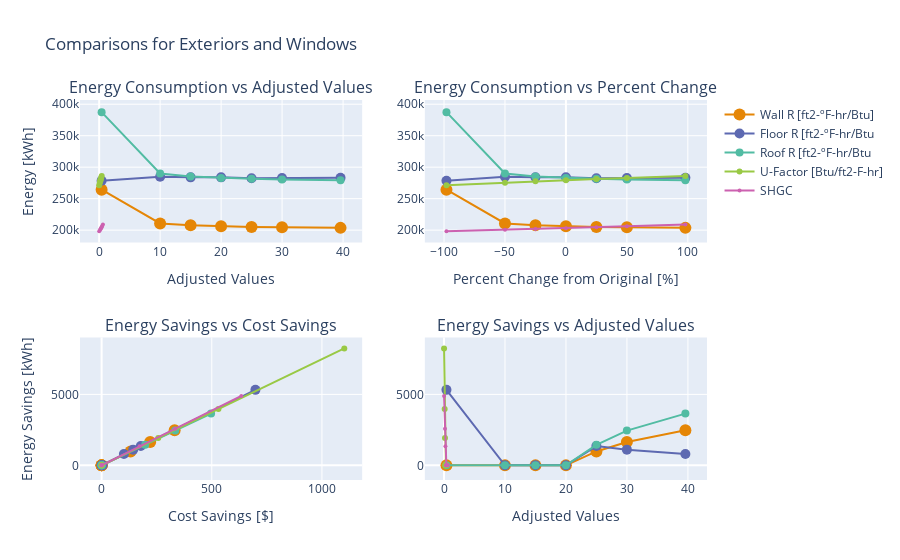
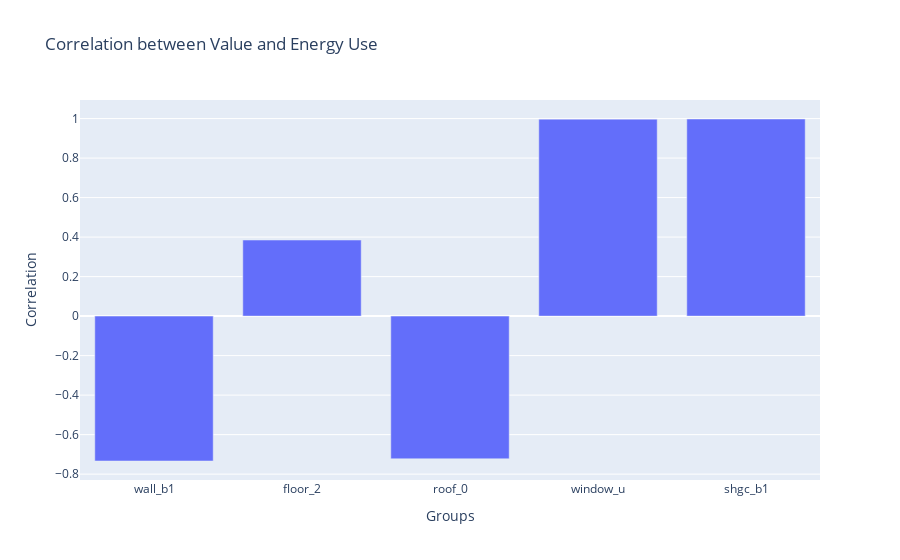

The cell these charts' notebook holds for them, in order:
### Markdown cell above
# Ext Surfaces + SHGV + U Window

### Code cell
data = get_group("Exteriors and Windows", False)
four_compare(data[0], data[1], data[2], data[3])
correlations(data[1], data[2])

### Figure 1 — Plotly figure (JSON) as saved in the notebook; plotly's stock layout.template omitted (floating-point values rounded to 4 significant figures)
{"data": [{"legendgroup": "Groups", "line": {"color": "rgb(229, 134, 6)"}, "marker": {"size": 12.0}, "mode": "lines+markers", "name": "Wall R [ft2-ºF-hr/Btu]", "showlegend": true, "type": "scatter", "x": [0.3999, 9.996, 14.99, 19.99, 24.99, 29.99, 39.59], "xaxis": "x", "y": [264200.0, 210700.0, 207700.0, 206100.0, 205100.0, 204400.0, 203600.0], "yaxis": "y"}, {"legendgroup": "Groups", "line": {"color": "rgb(93, 105, 177)"}, "marker": {"size": 10.0}, "mode": "lines+markers", "name": "Floor R [ft2-ºF-hr/Btu", "showlegend": true, "type": "scatter", "x": [0.3999, 9.996, 14.99, 19.99, 24.99, 29.99, 39.59], "xaxis": "x", "y": [278600.0, 284800.0, 283900.0, 283900.0, 282500.0, 282800.0, 283100.0], "yaxis": "y"}, {"legendgroup": "Groups", "line": {"color": "rgb(82, 188, 163)"}, "marker": {"size": 8.003}, "mode": "lines+markers", "name": "Roof R [ft2-ºF-hr/Btu", "showlegend": true, "type": "scatter", "x": [0.3999, 9.996, 14.99, 19.99, 24.99, 29.99, 39.59], "xaxis": "x", "y": [387500.0, 289900.0, 285300.0, 282900.0, 281500.0, 280500.0, 279300.0], "yaxis": "y"}, {"legendgroup": "Groups", "line": {"color": "rgb(153, 201, 69)"}, "marker": {"size": 6.004}, "mode": "lines+markers", "name": "U-Factor [Btu/ft2-F-hr]", "showlegend": true, "type": "scatter", "x": [0.004227, 0.1057, 0.1585, 0.2113, 0.2642, 0.317, 0.4185], "xaxis": "x", "y": [271100.0, 275400.0, 277500.0, 279400.0, 281200.0, 282800.0, 285900.0], "yaxis": "y"}, {"legendgroup": "Groups", "line": {"color": "rgb(204, 97, 176)"}, "marker": {"size": 4.005}, "mode": "lines+markers", "name": "SHGC", "showlegend": true, "type": "scatter", "x": [0.0062, 0.155, 0.2325, 0.31, 0.3875, 0.465, 0.6138], "xaxis": "x", "y": [198200.0, 200500.0, 201800.0, 203100.0, 204600.0, 206100.0, 209200.0], "yaxis": "y"}, {"legendgroup": "Groups", "line": {"color": "rgb(229, 134, 6)"}, "marker": {"size": 12.0}, "mode": "lines+markers", "name": "wall_b1", "showlegend": false, "type": "scatter", "x": [-98, -50, -25, 0, 25, 50, 98], "xaxis": "x2", "y": [264200.0, 210700.0, 207700.0, 206100.0, 205100.0, 204400.0, 203600.0], "yaxis": "y2"}, {"legendgroup": "Groups", "line": {"color": "rgb(93, 105, 177)"}, "marker": {"size": 10.0}, "mode": "lines+markers", "name": "floor_2", "showlegend": false, "type": "scatter", "x": [-98, -50, -25, 0, 25, 50, 98], "xaxis": "x2", "y": [278600.0, 284800.0, 283900.0, 283900.0, 282500.0, 282800.0, 283100.0], "yaxis": "y2"}, {"legendgroup": "Groups", "line": {"color": "rgb(82, 188, 163)"}, "marker": {"size": 8.003}, "mode": "lines+markers", "name": "roof_0", "showlegend": false, "type": "scatter", "x": [-98, -50, -25, 0, 25, 50, 98], "xaxis": "x2", "y": [387500.0, 289900.0, 285300.0, 282900.0, 281500.0, 280500.0, 279300.0], "yaxis": "y2"}, {"legendgroup": "Groups", "line": {"color": "rgb(153, 201, 69)"}, "marker": {"size": 6.004}, "mode": "lines+markers", "name": "window_u", "showlegend": false, "type": "scatter", "x": [-98, -50, -25, 0, 25, 50, 98], "xaxis": "x2", "y": [271100.0, 275400.0, 277500.0, 279400.0, 281200.0, 282800.0, 285900.0], "yaxis": "y2"}, {"legendgroup": "Groups", "line": {"color": "rgb(204, 97, 176)"}, "marker": {"size": 4.005}, "mode": "lines+markers", "name": "shgc_b1", "showlegend": false, "type": "scatter", "x": [-98, -50, -25, 0, 25, 50, 98], "xaxis": "x2", "y": [198200.0, 200500.0, 201800.0, 203100.0, 204600.0, 206100.0, 209200.0], "yaxis": "y2"}, {"legendgroup": "Groups", "line": {"color": "rgb(229, 134, 6)"}, "marker": {"size": 12.0}, "mode": "lines+markers", "name": "wall_b1", "showlegend": false, "type": "scatter", "x": [0, 0, 0, 0, 131.6, 220.6, 331.5], "xaxis": "x3", "y": [0, 0, 0, 0, 981.5, 1651.0, 2480.0], "yaxis": "y3"}, {"legendgroup": "Groups", "line": {"color": "rgb(93, 105, 177)"}, "marker": {"size": 10.0}, "mode": "lines+markers", "name": "floor_2", "showlegend": false, "type": "scatter", "x": [698.1, 0, 4.59, 0, 177.9, 143.4, 101.2], "xaxis": "x3", "y": [5318.0, 0, 15.32, 0, 1361.0, 1109.0, 798.6], "yaxis": "y3"}, {"legendgroup": "Groups", "line": {"color": "rgb(82, 188, 163)"}, "marker": {"size": 8.003}, "mode": "lines+markers", "name": "roof_0", "showlegend": false, "type": "scatter", "x": [0, 0, 0, 0, 197.9, 334.2, 496.8], "xaxis": "x3", "y": [0, 0, 0, 0, 1448.0, 2451.0, 3647.0], "yaxis": "y3"}, {"legendgroup": "Groups", "line": {"color": "rgb(153, 201, 69)"}, "marker": {"size": 6.004}, "mode": "lines+markers", "name": "window_u", "showlegend": false, "type": "scatter", "x": [1101.0, 530.3, 257.2, 0, 0, 0, 0], "xaxis": "x3", "y": [8241.0, 3962.0, 1921.0, 0, 0, 0, 0], "yaxis": "y3"}, {"legendgroup": "Groups", "line": {"color": "rgb(204, 97, 176)"}, "marker": {"size": 4.005}, "mode": "lines+markers", "name": "shgc_b1", "showlegend": false, "type": "scatter", "x": [634.2, 333.8, 172.3, 0, 0, 0, 0], "xaxis": "x3", "y": [4894.0, 2584.0, 1346.0, 0, 0, 0, 0], "yaxis": "y3"}, {"legendgroup": "Groups", "line": {"color": "rgb(229, 134, 6)"}, "marker": {"size": 12.0}, "mode": "lines+markers", "name": "wall_b1", "showlegend": false, "type": "scatter", "x": [0.3999, 9.996, 14.99, 19.99, 24.99, 29.99, 39.59], "xaxis": "x4", "y": [0, 0, 0, 0, 981.5, 1651.0, 2480.0], "yaxis": "y4"}, {"legendgroup": "Groups", "line": {"color": "rgb(93, 105, 177)"}, "marker": {"size": 10.0}, "mode": "lines+markers", "name": "floor_2", "showlegend": false, "type": "scatter", "x": [0.3999, 9.996, 14.99, 19.99, 24.99, 29.99, 39.59], "xaxis": "x4", "y": [5318.0, 0, 15.32, 0, 1361.0, 1109.0, 798.6], "yaxis": "y4"}, {"legendgroup": "Groups", "line": {"color": "rgb(82, 188, 163)"}, "marker": {"size": 8.003}, "mode": "lines+markers", "name": "roof_0", "showlegend": false, "type": "scatter", "x": [0.3999, 9.996, 14.99, 19.99, 24.99, 29.99, 39.59], "xaxis": "x4", "y": [0, 0, 0, 0, 1448.0, 2451.0, 3647.0], "yaxis": "y4"}, {"legendgroup": "Groups", "line": {"color": "rgb(153, 201, 69)"}, "marker": {"size": 6.004}, "mode": "lines+markers", "name": "window_u", "showlegend": false, "type": "scatter", "x": [0.004227, 0.1057, 0.1585, 0.2113, 0.2642, 0.317, 0.4185], "xaxis": "x4", "y": [8241.0, 3962.0, 1921.0, 0, 0, 0, 0], "yaxis": "y4"}, {"legendgroup": "Groups", "line": {"color": "rgb(204, 97, 176)"}, "marker": {"size": 4.005}, "mode": "lines+markers", "name": "shgc_b1", "showlegend": false, "type": "scatter", "x": [0.0062, 0.155, 0.2325, 0.31, 0.3875, 0.465, 0.6138], "xaxis": "x4", "y": [4894.0, 2584.0, 1346.0, 0, 0, 0, 0], "yaxis": "y4"}], "layout": {"annotations": [{"font": {"size": 16}, "showarrow": false, "text": "Energy Consumption vs Adjusted Values", "x": 0.225, "xanchor": "center", "xref": "paper", "y": 1, "yanchor": "bottom", "yref": "paper"}, {"font": {"size": 16}, "showarrow": false, "text": "Energy Consumption vs Percent Change", "x": 0.775, "xanchor": "center", "xref": "paper", "y": 1, "yanchor": "bottom", "yref": "paper"}, {"font": {"size": 16}, "showarrow": false, "text": "Energy Savings vs Cost Savings", "x": 0.225, "xanchor": "center", "xref": "paper", "y": 0.375, "yanchor": "bottom", "yref": "paper"}, {"font": {"size": 16}, "showarrow": false, "text": "Energy Savings vs Adjusted Values", "x": 0.775, "xanchor": "center", "xref": "paper", "y": 0.375, "yanchor": "bottom", "yref": "paper"}], "title": {"text": "Comparisons for Exteriors and Windows"}, "xaxis": {"anchor": "y", "domain": [0, 0.45], "title": {"text": "Adjusted Values"}}, "xaxis2": {"anchor": "y2", "domain": [0.55, 1], "title": {"text": "Percent Change from Original [%]"}}, "xaxis3": {"anchor": "y3", "domain": [0, 0.45], "title": {"text": "Cost Savings [$]"}}, "xaxis4": {"anchor": "y4", "domain": [0.55, 1], "title": {"text": "Adjusted Values"}}, "yaxis": {"anchor": "x", "domain": [0.625, 1], "title": {"text": "Energy [kWh]"}}, "yaxis2": {"anchor": "x2", "domain": [0.625, 1]}, "yaxis3": {"anchor": "x3", "domain": [0, 0.375], "title": {"text": "Energy Savings [kWh]"}}, "yaxis4": {"anchor": "x4", "domain": [0, 0.375]}}}

### Figure 2 — Plotly figure (JSON) as saved in the notebook; plotly's stock layout.template omitted (floating-point values rounded to 4 significant figures)
{"data": [{"type": "bar", "x": ["wall_b1", "floor_2", "roof_0", "window_u", "shgc_b1"], "y": [-0.7335, 0.3851, -0.7223, 0.997, 0.9978]}], "layout": {"title": {"text": "Correlation between Value and Energy Use"}, "xaxis": {"title": {"text": "Groups"}}, "yaxis": {"title": {"text": "Correlation"}}}}
